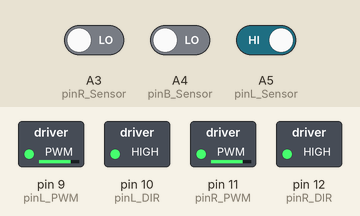
This sketch was run on a simulated Arduino Uno, built with avr-gcc and run on an emulated ATmega328P. Parts: switched loads named in the sketch (green lamp = pin HIGH). The test bench sets the inputs (shaded band); at power-on: A4 (pinB_Sensor) LOW, A3 (pinR_Sensor) LOW, A5 (pinL_Sensor) HIGH.

Above: at 0.17 s.
At 3.1 s:
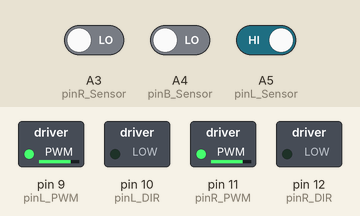
3.2 s: A4 (pinB_Sensor) driven HIGH
At 4.5 s:
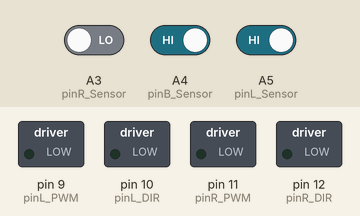
Timing chart, 0 to 6.2 s (numbered marks = the images above; inputs shaded):
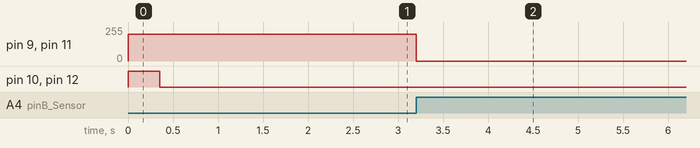

The sketch:

group_116_test1.ino
```cpp
/*
  ELEC1100 Your Lab#06 & Project Template

  To program the car tracking the white line on a dark mat

  Group No. 116:
  Group Member 1 Wong Hoi Ying & 21179294 :
  Group Member 2 Mak Ho Yin & :

*/

// assign meaningful names to those pins that will be used

const int pinL_Sensor = A5;      //pin A5: left sensor
const int pinB_Sensor = A4;      //pin A4: bumper sensor
const int pinR_Sensor = A3;      //pin A3: right sensor

const int pinL_PWM = 9;          //pin D9: left motor speed
const int pinL_DIR = 10;         //pin D10: left motor direction

const int pinR_PWM = 11;         //pin D11: right motor speed
const int pinR_DIR = 12;         //pin D12: right motor direction

//define variables to be used in script

int bumperSensor = 1;  // not sensing white
int leftSensor = 1;    // not sensing white
int rightSensor = 1;   // not sensing white

int countBumper = 0;   // bumper sensor not triggered yet
int countTJunc = 0;  // count no. of T-junctions encountered

int startTime = 350;   // Time for car to move a bit after start line
int turn360Time = 500; // Time for car to turn 360 degrees
                      // value TO BE TESTED
int go30cmTime = 2000;  // TASK15: Time for car to go backwards >= 30cm
                        // value TO BE TESTED


// the setup function runs once when you press reset or power the board
void setup ()
{
  // define pins as input and output
  pinMode(pinB_Sensor, INPUT);
  pinMode(pinL_Sensor, INPUT);
  pinMode(pinR_Sensor, INPUT);

  pinMode(pinL_DIR, OUTPUT);
  pinMode(pinR_DIR, OUTPUT);

  pinMode(pinL_PWM, OUTPUT);
  pinMode(pinR_PWM, OUTPUT);

  // initialize output pins
  digitalWrite(pinL_DIR, HIGH);   //forward direction
  digitalWrite(pinR_DIR, HIGH);   //forward direction
  analogWrite(pinL_PWM, 0);       //stop at the start position
  analogWrite(pinR_PWM, 0);       //stop at the start position
}

// define Car Turning & Moving Functions
void turnLeft()
{
  analogWrite(pinL_PWM, 200);
  analogWrite(pinR_PWM, 200);
  digitalWrite(pinL_DIR, 0);
  digitalWrite(pinR_DIR, 1);
}

void turnRight()
{
  analogWrite(pinL_PWM, 200);
  analogWrite(pinR_PWM, 200);
  digitalWrite(pinL_DIR, 1);
  digitalWrite(pinR_DIR, 0);
}

void goForward()
{
  analogWrite(pinL_PWM, 200);
  analogWrite(pinR_PWM, 200);
  digitalWrite(pinL_DIR, 1);
  digitalWrite(pinR_DIR, 1);
}

void goBackward()
{
  analogWrite(pinL_PWM, 200);
  analogWrite(pinR_PWM, 200);
  digitalWrite(pinL_DIR, 0);
  digitalWrite(pinR_DIR, 0);
}

void stop()
{
  analogWrite(pinL_PWM, 0);
  analogWrite(pinR_PWM, 0);
}


// the loop function runs over and over again forever
void loop()
{

  // Arduino is reading the sensor measurements
  bumperSensor = digitalRead(pinB_Sensor);
  leftSensor = digitalRead(pinL_Sensor);
  rightSensor = digitalRead(pinR_Sensor);

  // TASK1-2: car stops at the start position when bumper sensor no trigger
  if ( bumperSensor && countBumper == 0 )
  {
    stop();
  }

  // TASK3: bumper sensor is triggered at the start position for the 1st time
  else if ( !bumperSensor && countBumper == 0)
  {
    goForward();
    countBumper += 1;
    delay(startTime);     //to let the car leave the start position with no miscount
  }

  // TASK4-13: car is tracking on the white line
  else if ( bumperSensor && countBumper == 1)
  {
    // when encounter T-junction
    if ( !leftSensor && !rightSensor )
    {
      switch (countTJunc)
      {
        case 0:  // TASK5
          turnLeft();
          break;
        case 1:  // TASK6
          turnRight();
          break;
        case 2:  // TASK7 - enter loop entrance
          turnLeft();
          break;
        case 3:  // TASK7 - leave loop entrance
          goForward();
          break;
        case 4:  // TASK8
          turnLeft();
          break;
        case 5:  // TASK9
          turnRight();
          break;
        case 6:  // TASK11
          turnLeft();
          break;
        case 7: // TASK12 - 360 degrees turn, then go forward a bit
          turnLeft();
          delay(turn360Time);
          goForward();
          break;
        default:
          goForward();
      }

      delay(startTime);  // a bit of delay for turning
      countTJunc += 1;
    }

    if ( !leftSensor && rightSensor )
    {
      turnLeft();
    }

    if ( leftSensor && !rightSensor )
    {
      turnRight();
    }

    if ( leftSensor && rightSensor )
    {
      goForward();
    }

  }

  // TASK14 - encounter white wall
  else if ( !bumperSensor && countBumper == 1 )
  {
    // TASK15 - go backward for >= 30cm
    goBackward();
    delay(go30cmTime);
    countBumper += 1;
  }

  // TASK16 - stop after finishing TASK1-15
  else if ( bumperSensor && countBumper == 2 )
  {
    stop();
  }

}
```

Measured:
- after the input at 3.2 s, pin 9 (pinL_PWM), pin 11 (pinR_PWM): 200/255 → 0/255 at once
